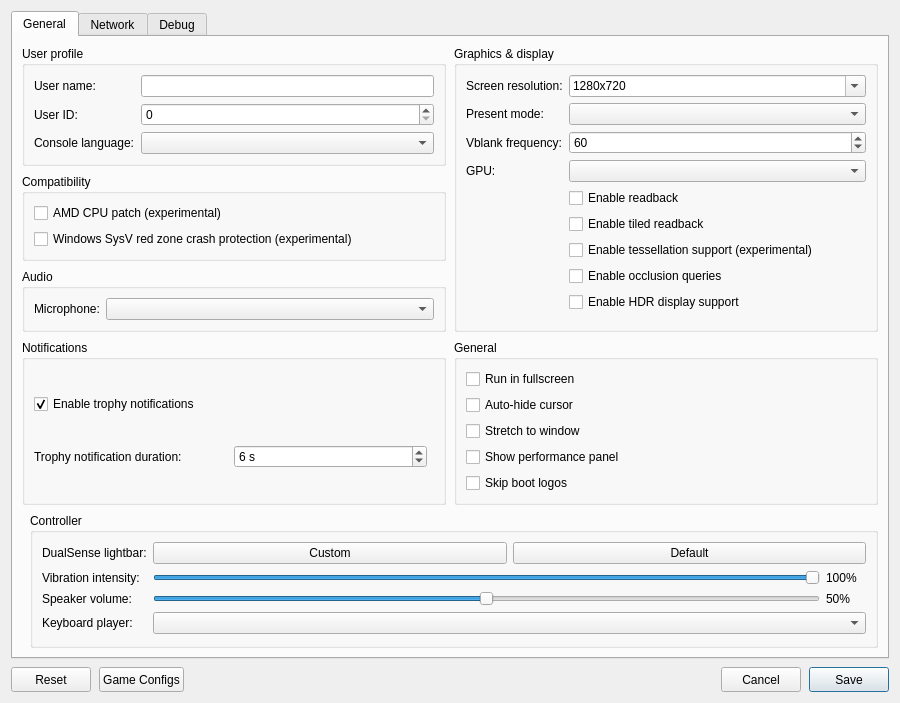
<?xml version="1.0" encoding="UTF-8"?>
<ui version="4.0">
 <class>ConfigurationEditDialog</class>
 <widget class="QDialog" name="ConfigurationEditDialog">
  <property name="geometry">
   <rect>
    <x>0</x>
    <y>0</y>
    <width>900</width>
    <height>620</height>
   </rect>
  </property>
  <property name="windowTitle">
   <string>Settings</string>
  </property>
  <property name="locale">
   <locale language="English" country="UnitedStates"/>
  </property>
  <layout class="QVBoxLayout" name="dialogLayout">
   <property name="spacing"><number>8</number></property>
   <item>
    <widget class="QTabWidget" name="settings_tabs">
     <property name="currentIndex"><number>0</number></property>
     <widget class="QWidget" name="settings_tab">
      <attribute name="title"><string>General</string></attribute>
      <layout class="QGridLayout" name="gridLayout">
       <property name="horizontalSpacing">
        <number>8</number>
       </property>
       <property name="verticalSpacing">
        <number>8</number>
       </property>
       <item row="0" column="0" colspan="2">
        <layout class="QGridLayout" name="sectionsLayout" columnstretch="1,1">
         <property name="horizontalSpacing">
          <number>8</number>
         </property>
         <property name="verticalSpacing">
          <number>8</number>
         </property>
         <item row="0" column="0">
          <widget class="QGroupBox" name="user_profile_group">
           <property name="title">
            <string>User profile</string>
           </property>
           <layout class="QFormLayout" name="userProfileLayout">
            <property name="fieldGrowthPolicy">
             <enum>QFormLayout::AllNonFixedFieldsGrow</enum>
            </property>
            <item row="0" column="0">
             <widget class="QLabel" name="label_user_name">
              <property name="text"><string>User name:</string></property>
             </widget>
            </item>
            <item row="0" column="1">
             <widget class="MandatoryLineEdit" name="lineEdit_user_name">
              <property name="toolTip"><string>Local user name exposed to games</string></property>
              <property name="clearButtonEnabled"><bool>true</bool></property>
             </widget>
            </item>
            <item row="1" column="0">
             <widget class="QLabel" name="label_user_id">
              <property name="text"><string>User ID:</string></property>
             </widget>
            </item>
            <item row="1" column="1">
             <widget class="QSpinBox" name="spinBox_user_id">
              <property name="toolTip"><string>Local user ID exposed to games</string></property>
             </widget>
            </item>
            <item row="2" column="0">
             <widget class="QLabel" name="label_console_language">
              <property name="text"><string>Console language:</string></property>
             </widget>
            </item>
            <item row="2" column="1">
             <widget class="QComboBox" name="comboBox_console_language">
              <property name="toolTip"><string>Language</string></property>
             </widget>
            </item>
           </layout>
          </widget>
         </item>
         <item row="2" column="0">
          <widget class="QGroupBox" name="audio_group">
           <property name="title"><string>Audio</string></property>
           <layout class="QFormLayout" name="audioLayout">
            <property name="fieldGrowthPolicy">
             <enum>QFormLayout::AllNonFixedFieldsGrow</enum>
            </property>
            <item row="0" column="0">
             <widget class="QLabel" name="label_audio_input_device">
              <property name="text"><string>Microphone:</string></property>
             </widget>
            </item>
            <item row="0" column="1">
             <widget class="QComboBox" name="comboBox_audio_input_device"/>
            </item>
           </layout>
          </widget>
         </item>
         <item row="0" column="1" rowspan="3">
          <widget class="QGroupBox" name="graphics_group">
           <property name="title">
            <string>Graphics &amp;&amp; display</string>
           </property>
           <layout class="QFormLayout" name="graphicsLayout">
            <property name="fieldGrowthPolicy">
             <enum>QFormLayout::AllNonFixedFieldsGrow</enum>
            </property>
            <item row="0" column="0">
             <widget class="QLabel" name="label_screen_resolution">
              <property name="text"><string>Screen resolution:</string></property>
             </widget>
            </item>
            <item row="0" column="1">
             <widget class="QComboBox" name="comboBox_screen_resolution">
              <property name="toolTip"><string>Window resolution as WIDTHxHEIGHT; pick a preset or type a custom size. Non-16:9 sizes such as 21:9 show the game with black bars unless Stretch to window is on.</string></property>
              <property name="editable"><bool>true</bool></property>
              <property name="insertPolicy"><enum>QComboBox::NoInsert</enum></property>
              <item><property name="text"><string notr="true">1280x720</string></property></item>
              <item><property name="text"><string notr="true">1920x1080</string></property></item>
              <item><property name="text"><string notr="true">2560x1440</string></property></item>
              <item><property name="text"><string notr="true">3840x2160</string></property></item>
              <item><property name="text"><string notr="true">2560x1080</string></property></item>
              <item><property name="text"><string notr="true">3440x1440</string></property></item>
              <item><property name="text"><string notr="true">3840x1600</string></property></item>
              <item><property name="text"><string notr="true">5120x2160</string></property></item>
             </widget>
            </item>
            <item row="1" column="0">
             <widget class="QLabel" name="label_present_mode">
              <property name="text"><string>Present mode:</string></property>
             </widget>
            </item>
            <item row="1" column="1">
             <widget class="QComboBox" name="comboBox_present_mode">
              <property name="toolTip"><string>Vulkan swapchain presentation mode</string></property>
             </widget>
            </item>
            <item row="2" column="0">
             <widget class="QLabel" name="label_vblank_frequency">
              <property name="text"><string>Vblank frequency:</string></property>
             </widget>
            </item>
            <item row="2" column="1">
             <widget class="QSpinBox" name="spinBox_vblank_frequency">
              <property name="toolTip"><string>Virtual display refresh rate used for frame pacing</string></property>
              <property name="minimum"><number>30</number></property>
              <property name="maximum"><number>360</number></property>
              <property name="value"><number>60</number></property>
             </widget>
            </item>
            <!--
            <item row="3" column="0">
             <widget class="QLabel" name="label_shader_optimization">
              <property name="text"><string>Shader optimization:</string></property>
             </widget>
            </item>
            <item row="3" column="1">
             <widget class="QComboBox" name="comboBox_shader_optimization_type">
              <property name="toolTip"><string>Optimize shaders for code size or performance</string></property>
             </widget>
            </item>
            -->
            <item row="4" column="0">
             <widget class="QLabel" name="label_gpu">
              <property name="text"><string>GPU:</string></property>
             </widget>
            </item>
            <item row="4" column="1">
             <widget class="QComboBox" name="comboBox_gpu">
              <property name="toolTip"><string>Graphics device used by the emulator</string></property>
             </widget>
            </item>
            <item row="5" column="1">
             <widget class="QCheckBox" name="checkBox_readback">
              <property name="toolTip"><string>Read back writable linear images</string></property>
              <property name="text"><string>Enable readback</string></property>
             </widget>
            </item>
            <item row="6" column="1">
             <widget class="QCheckBox" name="checkBox_readback_tiled">
              <property name="toolTip"><string>Read back small writable tiled images</string></property>
              <property name="text"><string>Enable tiled readback</string></property>
             </widget>
            </item>
            <item row="7" column="1">
             <widget class="QCheckBox" name="checkBox_tessellation">
              <property name="toolTip"><string>Draw tessellated geometry. Disabled by default; unsupported tessellation may cause crashes.</string></property>
              <property name="text"><string>Enable tessellation support (experimental)</string></property>
             </widget>
            </item>
            <item row="8" column="1">
             <widget class="QCheckBox" name="checkBox_occlusion_queries">
              <property name="toolTip"><string>Count the samples of occlusion queries on the GPU, so hidden lights and objects stay hidden. Costs some performance.</string></property>
              <property name="text"><string>Enable occlusion queries</string></property>
             </widget>
            </item>
            <item row="9" column="1">
             <widget class="QCheckBox" name="checkBox_hdr">
              <property name="toolTip"><string>Enable HDR10 output for supported games. Requires HDR enabled on the host display.</string></property>
              <property name="text"><string>Enable HDR display support</string></property>
             </widget>
            </item>
           </layout>
          </widget>
         </item>
         <item row="3" column="0">
          <widget class="QGroupBox" name="notifications_group">
           <property name="title"><string>Notifications</string></property>
           <layout class="QVBoxLayout" name="notificationsLayout">
            <item>
             <widget class="QCheckBox" name="checkBox_trophy_notifications">
              <property name="toolTip"><string>Show trophy unlock notifications and play their sound.
    To use your own sound, replace the emulator's assets/sounds/trophy-unlock.wav with a WAV file and restart the game.</string></property>
              <property name="text"><string>Enable trophy notifications</string></property>
              <property name="checked"><bool>true</bool></property>
             </widget>
            </item>
            <item>
             <layout class="QHBoxLayout" name="trophyDurationLayout">
              <item>
               <widget class="QLabel" name="label_trophy_duration">
                <property name="text"><string>Trophy notification duration:</string></property>
               </widget>
              </item>
              <item>
               <widget class="QSpinBox" name="spinBox_trophy_duration">
                <property name="toolTip"><string>How long each trophy unlock notification stays on screen.</string></property>
                <property name="suffix"><string> s</string></property>
                <property name="minimum"><number>5</number></property>
                <property name="maximum"><number>10</number></property>
                <property name="value"><number>6</number></property>
               </widget>
              </item>
              <item>
               <spacer name="trophyDurationSpacer">
                <property name="orientation"><enum>Qt::Horizontal</enum></property>
               </spacer>
              </item>
             </layout>
            </item>
           </layout>
          </widget>
         </item>
         <item row="3" column="1">
          <widget class="QGroupBox" name="general_group">
           <property name="title"><string>General</string></property>
           <layout class="QVBoxLayout" name="generalLayout">
            <item>
             <widget class="QCheckBox" name="checkBox_fullscreen">
              <property name="toolTip"><string>Run in borderless desktop fullscreen</string></property>
              <property name="text"><string>Run in fullscreen</string></property>
             </widget>
            </item>
            <item>
             <widget class="QCheckBox" name="checkBox_hide_cursor">
              <property name="toolTip"><string>Hide the host cursor after 2 seconds without mouse activity</string></property>
              <property name="text"><string>Auto-hide cursor</string></property>
             </widget>
            </item>
            <item>
             <widget class="QCheckBox" name="checkBox_stretch">
              <property name="toolTip"><string>Stretch the game image to fill the window instead of keeping its aspect ratio with black bars</string></property>
              <property name="text"><string>Stretch to window</string></property>
             </widget>
            </item>
            <item>
             <widget class="QCheckBox" name="checkBox_perf_overlay">
              <property name="toolTip"><string>Show FPS, frame times, CPU/GPU usage, RAM and memory pressure in the game window. Press F2 (Cmd+P on macOS) to toggle it, and add Shift for the detailed view.</string></property>
              <property name="text"><string>Show performance panel</string></property>
             </widget>
            </item>
            <item>
             <widget class="QCheckBox" name="checkBox_skip_notice_screen">
              <property name="toolTip"><string>Skip startup logos and notices in supported games.</string></property>
              <property name="text"><string>Skip boot logos</string></property>
             </widget>
            </item>
           </layout>
          </widget>
         </item>
         <item row="1" column="0">
          <widget class="QGroupBox" name="compatibility_group">
           <property name="title">
            <string>Compatibility</string>
           </property>
           <layout class="QVBoxLayout" name="compatibilityLayout">
            <item>
             <widget class="QCheckBox" name="checkBox_amd_cpu">
              <property name="toolTip"><string>Patch CPU instructions that differ between AMD and the host CPU.</string></property>
              <property name="text"><string>AMD CPU patch (experimental)</string></property>
             </widget>
            </item>
            <item>
             <widget class="QCheckBox" name="checkBox_red_zone_protection">
              <property name="toolTip"><string>Helps prevent crashes in some games on Windows</string></property>
              <property name="text"><string>Windows SysV red zone crash protection (experimental)</string></property>
             </widget>
            </item>
           </layout>
          </widget>
         </item>
        </layout>
       </item>
       <item row="1" column="1">
        <widget class="QGroupBox" name="controller_group">
         <property name="title"><string>Controller</string></property>
         <layout class="QFormLayout" name="controllerLayout">
          <property name="fieldGrowthPolicy"><enum>QFormLayout::AllNonFixedFieldsGrow</enum></property>
          <item row="0" column="0">
           <widget class="QLabel" name="label_controller_color">
            <property name="text"><string>DualSense lightbar:</string></property>
           </widget>
          </item>
          <item row="0" column="1">
           <layout class="QHBoxLayout" name="controllerColorLayout">
            <item>
             <widget class="QPushButton" name="button_controller_color">
              <property name="toolTip"><string>Choose and preview a fixed LED color. Bluetooth DualSense may take several seconds to update.</string></property>
              <property name="text"><string>Custom</string></property>
             </widget>
            </item>
            <item>
             <widget class="QPushButton" name="button_controller_color_reset">
              <property name="toolTip"><string>Let the game control the lightbar</string></property>
              <property name="text"><string>Default</string></property>
             </widget>
            </item>
           </layout>
          </item>
          <item row="1" column="0">
           <widget class="QLabel" name="label_controller_vibration">
            <property name="text"><string>Vibration intensity:</string></property>
           </widget>
          </item>
          <item row="1" column="1">
           <layout class="QHBoxLayout" name="controllerVibrationLayout">
            <item>
             <widget class="QSlider" name="slider_controller_vibration">
              <property name="toolTip"><string>Scale DualSense vibration over USB and Bluetooth</string></property>
              <property name="maximum"><number>100</number></property>
              <property name="value"><number>100</number></property>
              <property name="orientation"><enum>Qt::Horizontal</enum></property>
             </widget>
            </item>
            <item>
             <widget class="QLabel" name="label_controller_vibration_value">
              <property name="minimumSize"><size><width>40</width><height>0</height></size></property>
              <property name="text"><string>100%</string></property>
             </widget>
            </item>
           </layout>
          </item>
          <item row="2" column="0">
           <widget class="QLabel" name="label_controller_volume">
            <property name="text"><string>Speaker volume:</string></property>
           </widget>
          </item>
          <item row="2" column="1">
           <layout class="QHBoxLayout" name="controllerVolumeLayout">
            <item>
             <widget class="QSlider" name="slider_controller_volume">
              <property name="toolTip"><string>Scale the DualSense speaker over USB and Bluetooth. 50% is the previous default; 100% adds 6 dB of gain.</string></property>
              <property name="maximum"><number>100</number></property>
              <property name="value"><number>50</number></property>
              <property name="orientation"><enum>Qt::Horizontal</enum></property>
             </widget>
            </item>
            <item>
             <widget class="QLabel" name="label_controller_volume_value">
              <property name="minimumSize"><size><width>40</width><height>0</height></size></property>
              <property name="text"><string>50%</string></property>
             </widget>
            </item>
           </layout>
          </item>
          <item row="3" column="0">
           <widget class="QLabel" name="label_keyboard_player">
            <property name="text"><string>Keyboard player:</string></property>
           </widget>
          </item>
          <item row="3" column="1">
           <widget class="QComboBox" name="comboBox_keyboard_player">
            <property name="toolTip"><string>Gamepads fill the remaining players in connection order. Every player uses the same input mapping.</string></property>
           </widget>
          </item>
         </layout>
        </widget>
       </item>
      </layout>
     </widget>
     <widget class="QWidget" name="network_tab">
      <attribute name="title"><string>Network</string></attribute>
      <layout class="QVBoxLayout" name="networkTabLayout">
       <item>
        <widget class="QCheckBox" name="checkBox_network_connected">
         <property name="toolTip"><string>Let games use your computer's local network connection.</string></property>
         <property name="text"><string>Enable network connection</string></property>
        </widget>
       </item>
       <item>
        <spacer name="networkSpacer">
         <property name="orientation"><enum>Qt::Vertical</enum></property>
         <property name="sizeHint" stdset="0"><size><width>20</width><height>40</height></size></property>
        </spacer>
       </item>
      </layout>
     </widget>
     <widget class="QWidget" name="debug_tab">
      <attribute name="title"><string>Debug</string></attribute>
      <layout class="QVBoxLayout" name="debugTabLayout">
       <item>
        <widget class="QGroupBox" name="debug_group">
         <property name="title">
          <string>Debugging &amp;&amp; logs</string>
         </property>
         <layout class="QGridLayout" name="debugLayout" columnstretch="0,1,0,1">
          <property name="horizontalSpacing"><number>8</number></property>
          <property name="verticalSpacing"><number>6</number></property>
          <item row="0" column="0" colspan="2">
           <widget class="QCheckBox" name="checkBox_vulkan_validation">
            <property name="toolTip"><string>Enable Vulkan validation layers</string></property>
            <property name="text"><string>Vulkan validation</string></property>
            <property name="checked"><bool>true</bool></property>
           </widget>
          </item>
          <item row="0" column="2" colspan="2">
           <widget class="QCheckBox" name="checkBox_shader_validation">
            <property name="toolTip"><string>Validate SPIR-V binary</string></property>
            <property name="text"><string>Shader validation</string></property>
            <property name="checked"><bool>true</bool></property>
           </widget>
          </item>
          <item row="1" column="0" colspan="2">
           <widget class="QCheckBox" name="checkBox_renderdoc_capture">
            <property name="toolTip"><string>Enable RenderDoc capture</string></property>
            <property name="text"><string>RenderDoc capture</string></property>
           </widget>
          </item>
          <item row="1" column="2" colspan="2">
           <widget class="QCheckBox" name="checkBox_cmd_dump">
            <property name="toolTip"><string>Dump command buffers</string></property>
            <property name="text"><string>Command buffer dump</string></property>
           </widget>
          </item>
          <item row="2" column="0">
           <widget class="QLabel" name="label_shader_log_direction">
            <property name="text"><string>Shader logging:</string></property>
           </widget>
          </item>
          <item row="2" column="1">
           <widget class="QComboBox" name="comboBox_shader_log_direction">
            <property name="toolTip"><string>Dump shaders to file or console window. If enabled may decrease emulator performance</string></property>
           </widget>
          </item>
          <item row="2" column="2">
           <widget class="QLabel" name="label_shader_log_folder">
            <property name="text"><string>Shader log folder:</string></property>
           </widget>
          </item>
          <item row="2" column="3">
           <widget class="MandatoryLineEdit" name="lineEdit_shader_log_folder">
            <property name="toolTip"><string>Specify directory to dump shaders</string></property>
            <property name="clearButtonEnabled"><bool>true</bool></property>
           </widget>
          </item>
          <item row="3" column="0">
           <widget class="QLabel" name="label_printf_direction">
            <property name="text"><string>Printf output:</string></property>
           </widget>
          </item>
          <item row="3" column="1">
           <widget class="QComboBox" name="comboBox_printf_direction">
            <property name="toolTip"><string>Print logs to file or console window. If enabled may decrease emulator performance</string></property>
           </widget>
          </item>
          <item row="3" column="2">
           <widget class="QLabel" name="label_printf_file">
            <property name="text"><string>Printf output file:</string></property>
           </widget>
          </item>
          <item row="3" column="3">
           <widget class="MandatoryLineEdit" name="lineEdit_printf_file">
            <property name="toolTip"><string>Specify file to dump logs</string></property>
            <property name="clearButtonEnabled"><bool>true</bool></property>
           </widget>
          </item>
          <item row="4" column="0">
           <widget class="QCheckBox" name="checkBox_profiler">
            <property name="toolTip"><string>Enable the Tracy profiler. Profiling may decrease emulator performance</string></property>
            <property name="text"><string>Tracy profiler</string></property>
           </widget>
          </item>
          <item row="4" column="2">
           <widget class="QLabel" name="label_cmd_dump_folder">
            <property name="text"><string>Command buffer folder:</string></property>
           </widget>
          </item>
          <item row="4" column="3">
           <widget class="MandatoryLineEdit" name="lineEdit_cmd_dump_folder">
            <property name="toolTip"><string>Specify directory to dump command buffers</string></property>
            <property name="clearButtonEnabled"><bool>true</bool></property>
           </widget>
          </item>
         </layout>
        </widget>
       </item>
       <item>
        <widget class="QGroupBox" name="rendering_compatibility_group">
         <property name="title"><string>Rendering compatibility</string></property>
         <layout class="QVBoxLayout" name="renderingCompatibilityLayout">
          <item>
           <widget class="QLabel" name="label_rendering_compatibility">
            <property name="text"><string>These settings may help with rendering bugs at a slight performance cost.</string></property>
            <property name="wordWrap"><bool>true</bool></property>
           </widget>
          </item>
          <item>
           <widget class="QCheckBox" name="checkBox_sync_raw_image_buffers">
            <property name="toolTip"><string>Can fix missing textures and incorrect transparency (Resident Evil 2).</string></property>
            <property name="text"><string>Accurate texture synchronization</string></property>
           </widget>
          </item>
         </layout>
        </widget>
       </item>
       <item>
        <spacer name="debugSpacer">
         <property name="orientation"><enum>Qt::Vertical</enum></property>
         <property name="sizeHint" stdset="0"><size><width>20</width><height>40</height></size></property>
        </spacer>
       </item>
      </layout>
     </widget>
    </widget>
   </item>
   <item>
    <layout class="QHBoxLayout" name="buttonLayout">
     <item>
     <widget class="QPushButton" name="clear_button">
       <property name="minimumSize"><size><width>80</width><height>25</height></size></property>
       <property name="text"><string>Reset</string></property>
       <property name="toolTip"><string>Restore default settings</string></property>
      </widget>
     </item>
     <item>
      <widget class="QPushButton" name="settings_button">
       <property name="minimumSize"><size><width>80</width><height>25</height></size></property>
       <property name="text"><string>Game Configs</string></property>
       <property name="toolTip"><string>Import or export game configs</string></property>
      </widget>
     </item>
     <item>
      <spacer name="buttonSpacer">
       <property name="orientation"><enum>Qt::Horizontal</enum></property>
       <property name="sizeHint" stdset="0"><size><width>40</width><height>20</height></size></property>
      </spacer>
     </item>
     <item>
      <widget class="QPushButton" name="cancel_button">
       <property name="minimumSize"><size><width>80</width><height>25</height></size></property>
       <property name="text"><string>Cancel</string></property>
      </widget>
     </item>
     <item>
      <widget class="QPushButton" name="ok_button">
       <property name="minimumSize"><size><width>80</width><height>25</height></size></property>
       <property name="text"><string>Save</string></property>
       <property name="default"><bool>true</bool></property>
      </widget>
     </item>
    </layout>
   </item>
  </layout>
 </widget>
 <customwidgets>
  <customwidget>
   <class>MandatoryLineEdit</class>
   <extends>QLineEdit</extends>
   <header>mandatoryLineEdit.h</header>
  </customwidget>
 </customwidgets>
 <resources/>
</ui>
